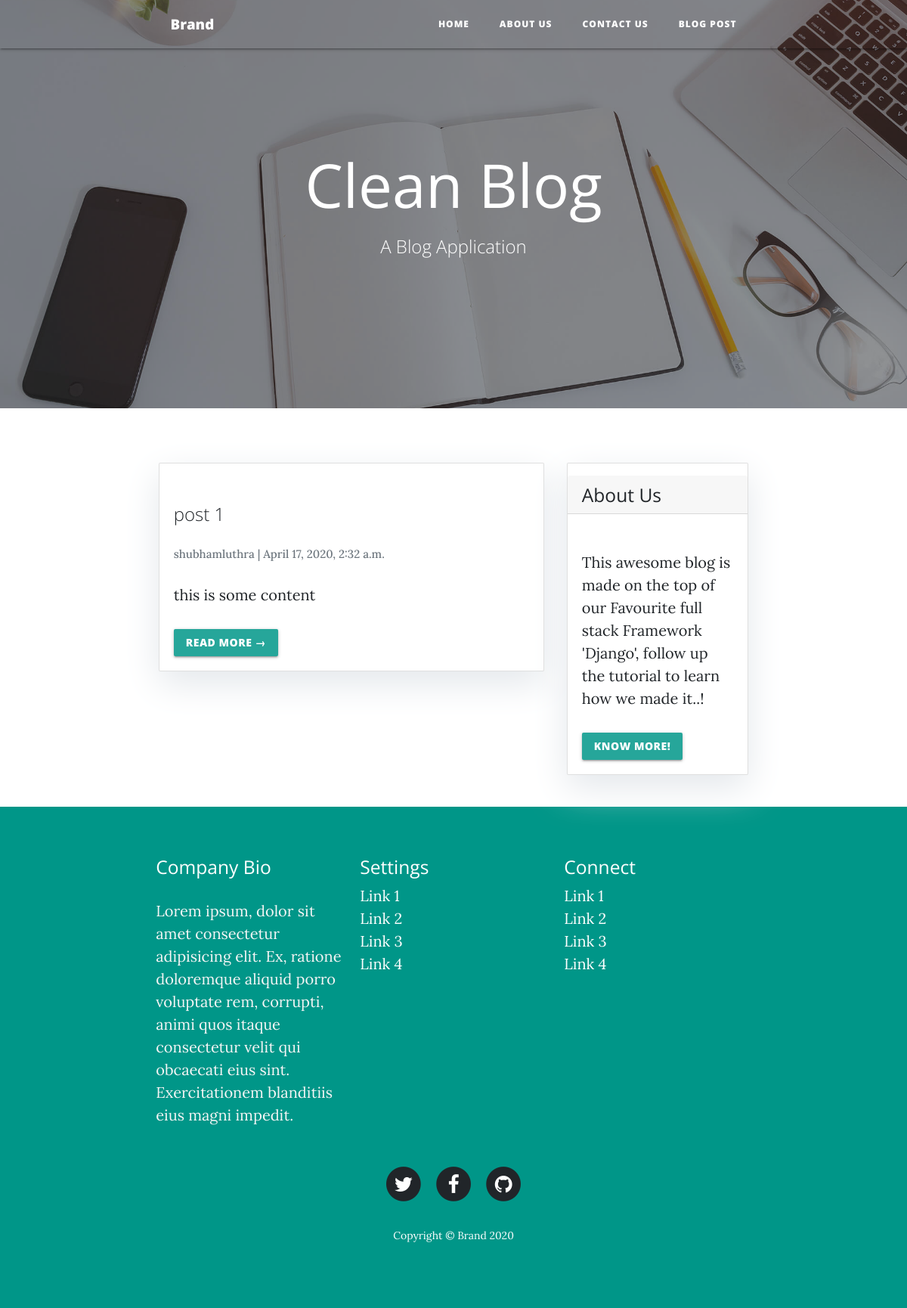
The app's page /, older data.
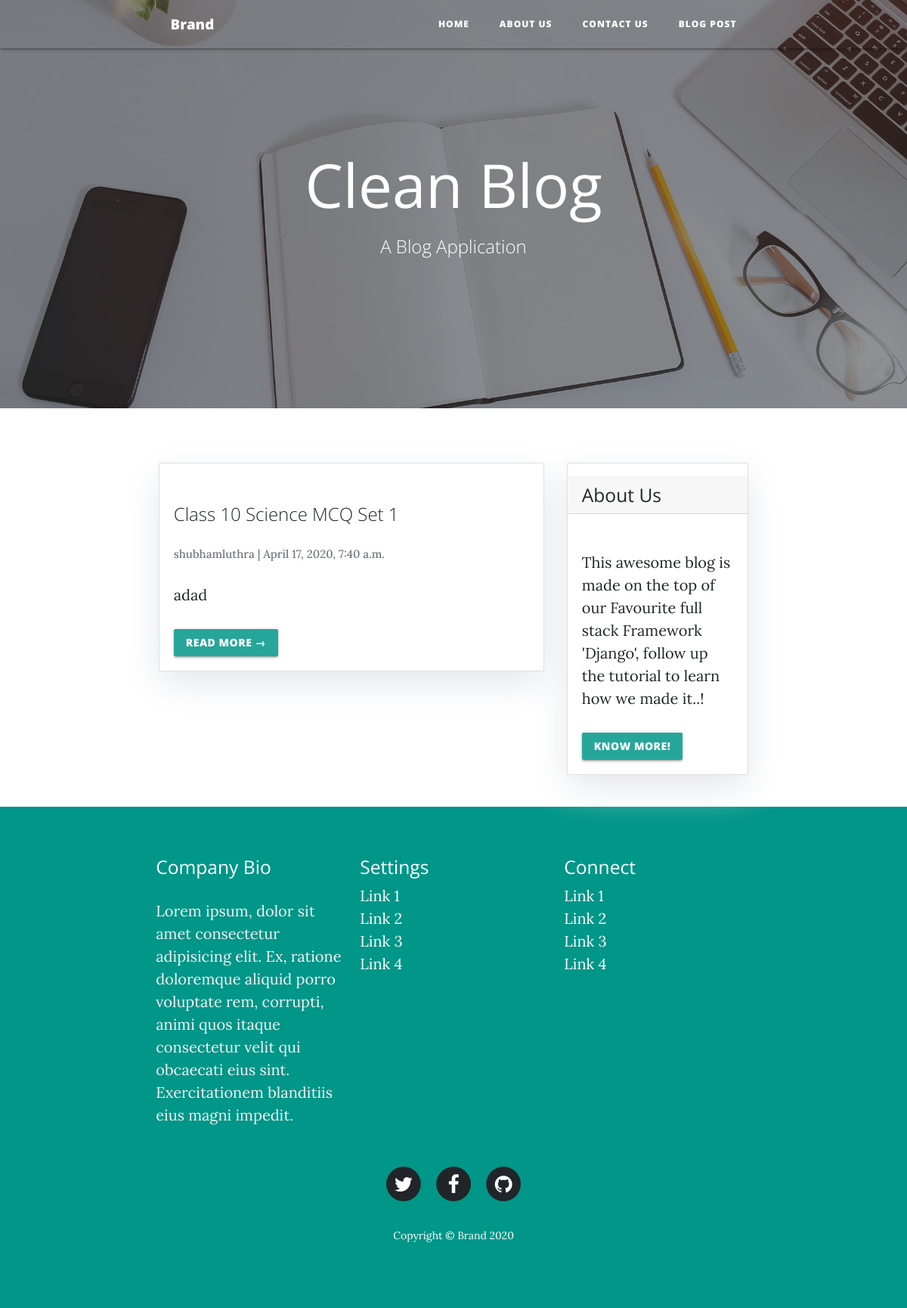
The same page, newer data.
### blog/models.py (models this page shows, shortened)
class Post(models.Model):
    title = models.CharField(max_length=200, unique = True)
    slug = models.SlugField(max_length=200, unique = True)
    author = models.ForeignKey(User, on_delete= models.CASCADE,related_name='blog_posts')
    updated_on = models.DateTimeField(auto_now= True)
    content = models.TextField()
    created_on = models.DateTimeField(auto_now_add=True)
    status = models.IntegerField(choices=STATUS, default=0)
    class Meta:
        ordering = ['-created_on']

### blog/views.py (the view)
# urls.py: path('', views.PostList.as_view(), name='home'),
class PostList(generic.ListView):
    queryset = Post.objects.filter(status=1).order_by('-created_on')
    template_name = 'index.html'
    paginate_by = 3

### Blog_Application/templates/index.html (shortened to what this page needs)
{% extends "base.html" %}
{% block content %}
{% load static %}
<header class="masthead" style="background-image:url('{% static 'img/home-bg.jpg' %}');">
    <div class="overlay"></div>
    <div class="container">
        <div class="row">
            <div class="col-md-10 col-lg-8 mx-auto">
                <div class="site-heading">
                    <h1>Clean Blog</h1><span class="subheading">A Blog Application</span></div>
            </div>
        </div>
    </div>
</header>
<div class="container">
    <div class="row">
        <div class="col-md-8 mt-3 left">
            {% for post in post_list %}
            <div class="card mb-4">
                <div class="card-body">
                    <h2 class="card-title">{{ post.title }}</h2>
                    <p class="card-text text-muted h6">{{ post.author }} | {{ post.created_on}} </p>
                    <p class="card-text">{{post.content|slice:":200" }}</p>
                    <a href="{% url 'post_detail' post.slug  %}" class="btn btn-primary">Read More &rarr;</a>
                </div>
            </div>
            {% endfor %}
        </div>
        {% block sidebar %} {% include 'sidebar.html' %} {% endblock sidebar %}
    </div>
</div>
{%endblock%}

### Blog_Application/templates/base.html (shortened to what this page needs)
<!DOCTYPE html>
<html>
  {% load static %}
  <head>
    <link
      rel="stylesheet"
      href="https://cdnjs.cloudflare.com/ajax/libs/font-awesome/4.7.0/css/font-awesome.min.css"
    />
    <link
      rel="stylesheet"
      href="https://maxcdn.bootstrapcdn.com/bootstrap/4.4.1/css/bootstrap.min.css"
    />
    <link
      rel="stylesheet"
      href="{% static 'bootstrap/css/bootstrap.min.css' %}"
    />
    <link
      rel="stylesheet"
      href="https://cdnjs.cloudflare.com/ajax/libs/materialize/1.0.0/css/materialize.min.css"
    />
  </head>
  <body id="style-1">
    <nav class="navbar navbar-light navbar-expand-lg fixed-top" id="mainNav">
      <div class="container">
        <a class="navbar-brand" href="{% url 'home' %}">Brand</a
        >
        <div class="collapse navbar-collapse" id="navbarResponsive">
          <ul class="nav navbar-nav ml-auto">
            <li class="nav-item" role="presentation">
              <a class="nav-link" href="{% url 'home' %}">Home</a>
            </li>
            <li class="nav-item" role="presentation">
              <a class="nav-link" href="{% url 'about' %}">About us</a>
            </li>
            <li class="nav-item" role="presentation">
              <a class="nav-link" href="{% url 'contact' %}">Contact us</a>
            </li>
            <li class="nav-item" role="presentation">
              <a class="nav-link" href="#">Blog Post</a>
            </li>
          </ul>
        </div>
      </div>
    </nav>
    {% block content %}{% endblock content %}
    <footer class=" teal">
      <div class="container">
        <div class="row">
          <div class="col l6 s12">
            <h5 class="white-text">Company Bio</h5>
            <p class="grey-text text-lighten-4">
              Lorem ipsum, dolor sit amet consectetur adipisicing elit. Ex, ratione doloremque aliquid porro voluptate rem, corrupti, animi quos itaque consectetur velit qui obcaecati eius sint. Exercitationem blanditiis eius magni impedit.
            </p>
          </div>
          <div class="col l3 s12">
            <h5 class="white-text">Settings</h5>
            <ul>
              <li><a class="white-text" href="#!">Link 1</a></li>
              <li><a class="white-text" href="#!">Link 2</a></li>
              <li><a class="white-text" href="#!">Link 3</a></li>
              <li><a class="white-text" href="#!">Link 4</a></li>
            </ul>
          </div>
          <div class="col l3 s12">
            <h5 class="white-text">Connect</h5>
            <ul>
              <li><a class="white-text" href="#!">Link 1</a></li>
              <li><a class="white-text" href="#!">Link 2</a></li>
              <li><a class="white-text" href="#!">Link 3</a></li>
              <li><a class="white-text" href="#!">Link 4</a></li>
            </ul>
          </div>
        </div>
      </div>
      <div class="container">
        <div class="row">
          <div class="col-md-10 col-lg-8 mx-auto">
            <ul class="list-inline text-center">
              <li class="list-inline-item">
                <span class="fa-stack fa-lg"
                  ><i class="fa fa-circle fa-stack-2x"></i
                  ><i class="fa fa-twitter fa-stack-1x fa-inverse"></i
                ></span>
              </li>
              <li class="list-inline-item">
                <span class="fa-stack fa-lg"
                  ><i class="fa fa-circle fa-stack-2x"></i
                  ><i class="fa fa-facebook fa-stack-1x fa-inverse"></i
                ></span>
              </li>
              <li class="list-inline-item">
                <span class="fa-stack fa-lg"
                  ><i class="fa fa-circle fa-stack-2x"></i
                  ><i class="fa fa-github fa-stack-1x fa-inverse"></i
                ></span>
              </li>
            </ul>
            <p class="white-text copyright">Copyright&nbsp;©&nbsp;Brand 2020</p>
          </div>
        </div>
      </div>
    </footer>
  </body>
</html>

### Blog_Application/templates/sidebar.html (shortened to what this page needs)
{% block sidebar %}
<div class="col-md-4 float-right ">
<div class="card my-4">
        <h5 class="card-header">About Us</h5>
    <div class="card-body">
        <p class="card-text"> This awesome blog is made on the top of our Favourite full stack Framework 'Django', follow up the tutorial to learn how we made it..!</p>
        <a href="https://djangocentral.com/building-a-blog-application-with-django"
           class="btn btn-danger">Know more!</a>
    </div>
</div>
</div>
{% endblock sidebar %}

### Blog_Application/templates/sidebar.html (style rules this page uses)
.card { box-shadow: 0 16px 48px #E3E7EB; }

Row changes from the older to the newer data that the page shows:
removed Post: title "post 1", author "shubhamluthra", created_on "April 17, 2020, 2:32 a.m.", content "this is some content"
added Post: title "Class 10 Science MCQ Set 1", author "shubhamluthra", created_on "April 17, 2020, 7:40 a.m.", content "adad"
